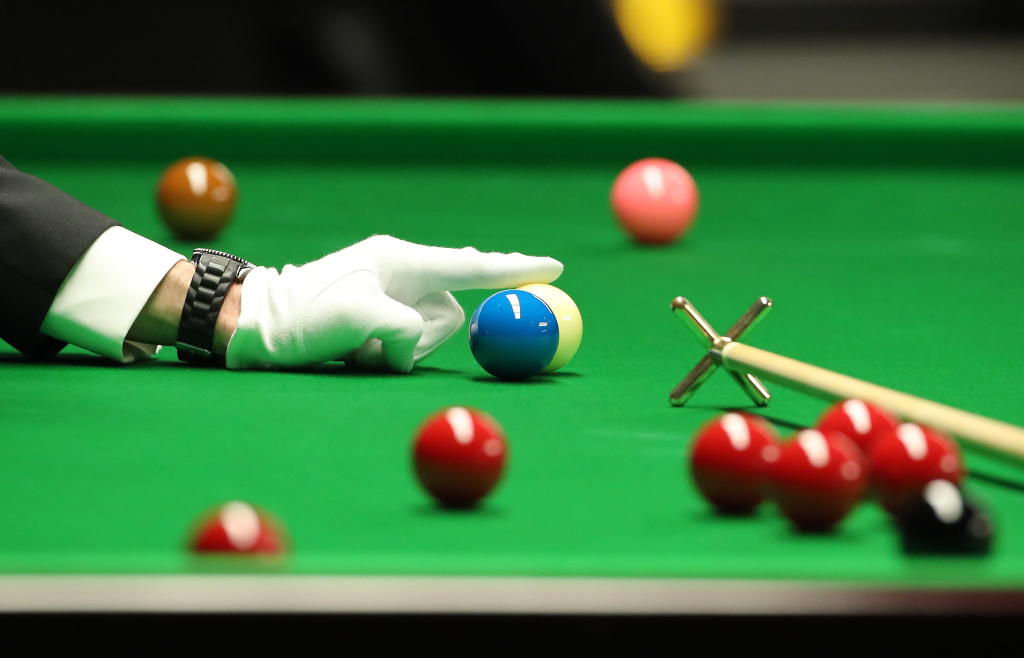
#> input picture snooker.jpg, 2047 x 1315 px, found by its file name (shown at 1/2 size)
$ jupyter execute TaskImageProcessing.ipynb
#> lines starting #> are read from the running program, lines starting #| are printed output that depends on the picture; after the words box and inside, x2 and y2 are one past the last pixel; in counts of white or black regions, pixels touching at a corner belong together
<a href="https://colab.research.google.com/github/MrPer4ik/PatternRecognition/blob/main/TaskImageProcessing.ipynb" target="_parent"></a>

[cell 1]
import cv2
import numpy as np
from google.colab.patches import cv2_imshow

[cell 2]
img = cv2.imread('/content/drive/My Drive/Colab Notebooks/snooker.jpg')
#> img is the input picture: shape (1315, 2047, 3); mean B, G, R 62.3, 116.9, 58.7
img = cv2.resize(img, (500, 300))
#> img: shape (300, 500, 3)
cv2_imshow(img)
gray_img = cv2.cvtColor(img, cv2.COLOR_BGR2GRAY)
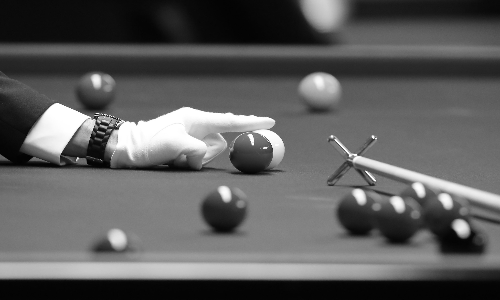
#> gray_img: shape (300, 500); min 2, max 255, mean 93.2
cv2_imshow(gray_img)

# Масштабування

[cell 3]
img = cv2.pyrDown(img)
#> img: shape (150, 250, 3)
cv2_imshow(img)

[cell 4]
img = cv2.pyrUp(img)
#> img: shape (300, 500, 3)
cv2_imshow(img)

# Поворот

[cell 5]
angle = 45 #@param {type:"slider", min:-180, max:180, step:2}
rotation_matrix = cv2.getRotationMatrix2D(
    center=(img.shape[0]/2, img.shape[1]/2)[::-1],
    angle=angle, scale=0.8)
rotated_image = cv2.warpAffine(
    src=img, M=rotation_matrix,
    dsize=(img.shape[:2])[::-1])
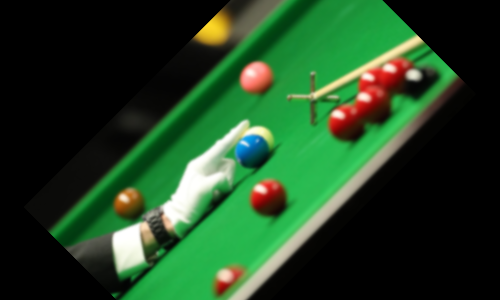
#> rotated_image: shape (300, 500, 3); mean B, G, R 35.4, 66.6, 33.6
cv2_imshow(rotated_image)

# Перекіс

[cell 6]
simple_aff_transform = cv2.getAffineTransform(
    np.float32([[0, 0], [150, 150], [200, 150]]),
    np.float32([[50, 50], [150, 150], [200, 150]])
)
complex_aff_transform = cv2.getAffineTransform(
    np.float32([[0, 0], [100, 200], [250, 300]]),
    np.float32([[20, -10], [150, 200], [200, 250]])
)
skewed_img = cv2.warpAffine(img, simple_aff_transform, (img.shape[:2])[::-1])
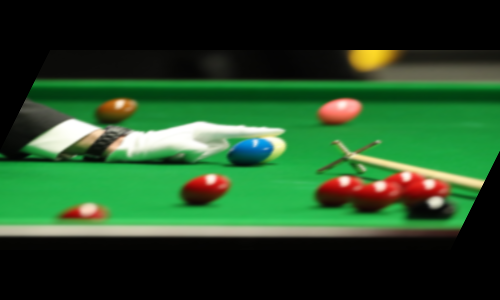
#> skewed_img: shape (300, 500, 3); mean B, G, R 39.7, 74.5, 37.6
complex_skewed_img = cv2.warpAffine(img, complex_aff_transform,
                                    (img.shape[:2])[::-1])
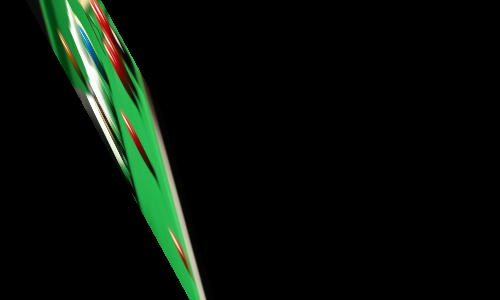
#> complex_skewed_img: shape (300, 500, 3); mean B, G, R 8.8, 15.6, 8.3
cv2_imshow(skewed_img)
cv2_imshow(complex_skewed_img)

# Видалити частину зображення -> вирізати частину

[cell 7]
cropped_blue = img[100:185, 200:310]
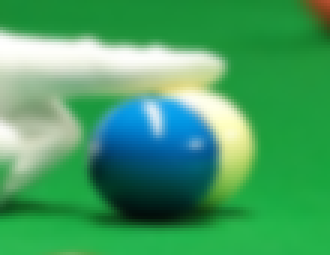
#> cropped_blue: shape (85, 110, 3) (shown 3 times larger); mean B, G, R 101, 159.7, 71.5
cropped_pink = img[65:120, 290:350]

cv2_imshow(cropped_blue)
cv2_imshow(cropped_pink)

[cell 8]
img_wthout_blue = img.copy()
img_wthout_blue[100:185, 200:310] = np.zeros(img_wthout_blue[100:185, 200:310].shape)
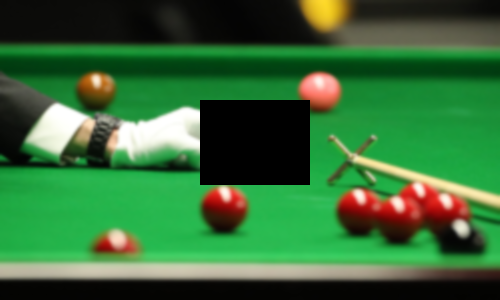
#> img_wthout_blue: shape (300, 500, 3); mean B, G, R 55.9, 106.9, 54.2
cv2_imshow(img_wthout_blue)

img_wthout_blue_pink = img_wthout_blue
img_wthout_blue_pink[65:120, 290:350] = np.zeros(img_wthout_blue_pink[65:120, 290:350].shape)
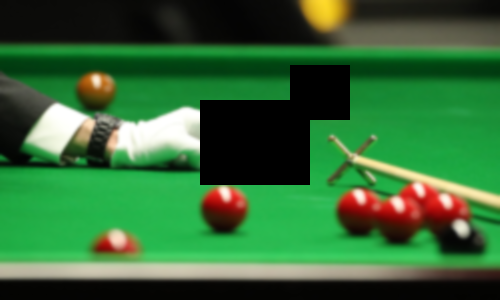
#> img_wthout_blue_pink: shape (300, 500, 3); 1.93% of pixels changed, all inside (x1, y1, x2, y2) = (290, 65, 350, 120)
cv2_imshow(img_wthout_blue_pink)

# Переміщення

[cell 9]
delta_x = 25 #@param {type:"slider", min:-50, max:50, step:1}
delta_y = -25 #@param {type:"slider", min:-50, max:50, step:1}

translation_matrix = np.array([
    [1, 0, delta_x],
    [0, 1, delta_y]
], dtype=np.float32)
translated_image = cv2.warpAffine(src=img, M=translation_matrix,
                                  dsize=(img.shape[:2])[::-1])
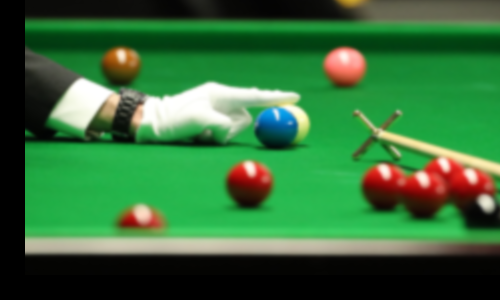
#> translated_image: shape (300, 500, 3); mean B, G, R 58.3, 108.5, 53.7

cv2_imshow(translated_image)

# Ерозія та розширення
Для виділення або видалення куль.

[cell 10]
kernel = np.array(
    [
     [0, 0, 0, 0, 0, 0, 0],
     [0, 0, 1, 1, 1, 0, 0],
     [0, 1, 1, 0, 1, 1, 0],
     [0, 1, 0, 0, 0, 1, 0],
     [0, 1, 1, 0, 1, 1, 0],
     [0, 0, 1, 1, 1, 0, 0],
     [0, 0, 0, 0, 0, 0, 0]
     ],
np.uint8)

img_erosion = cv2.erode(gray_img, kernel, iterations=4)
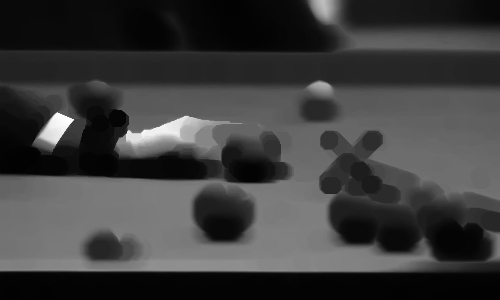
#> img_erosion: shape (300, 500); min 2, max 254, mean 60.9
img_dilation = cv2.dilate(gray_img, kernel, iterations=7)
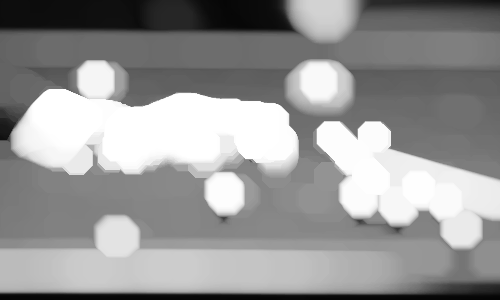
#> img_dilation: shape (300, 500); min 5, max 255, mean 150.6

cv2_imshow(img_erosion)
cv2_imshow(img_dilation)
